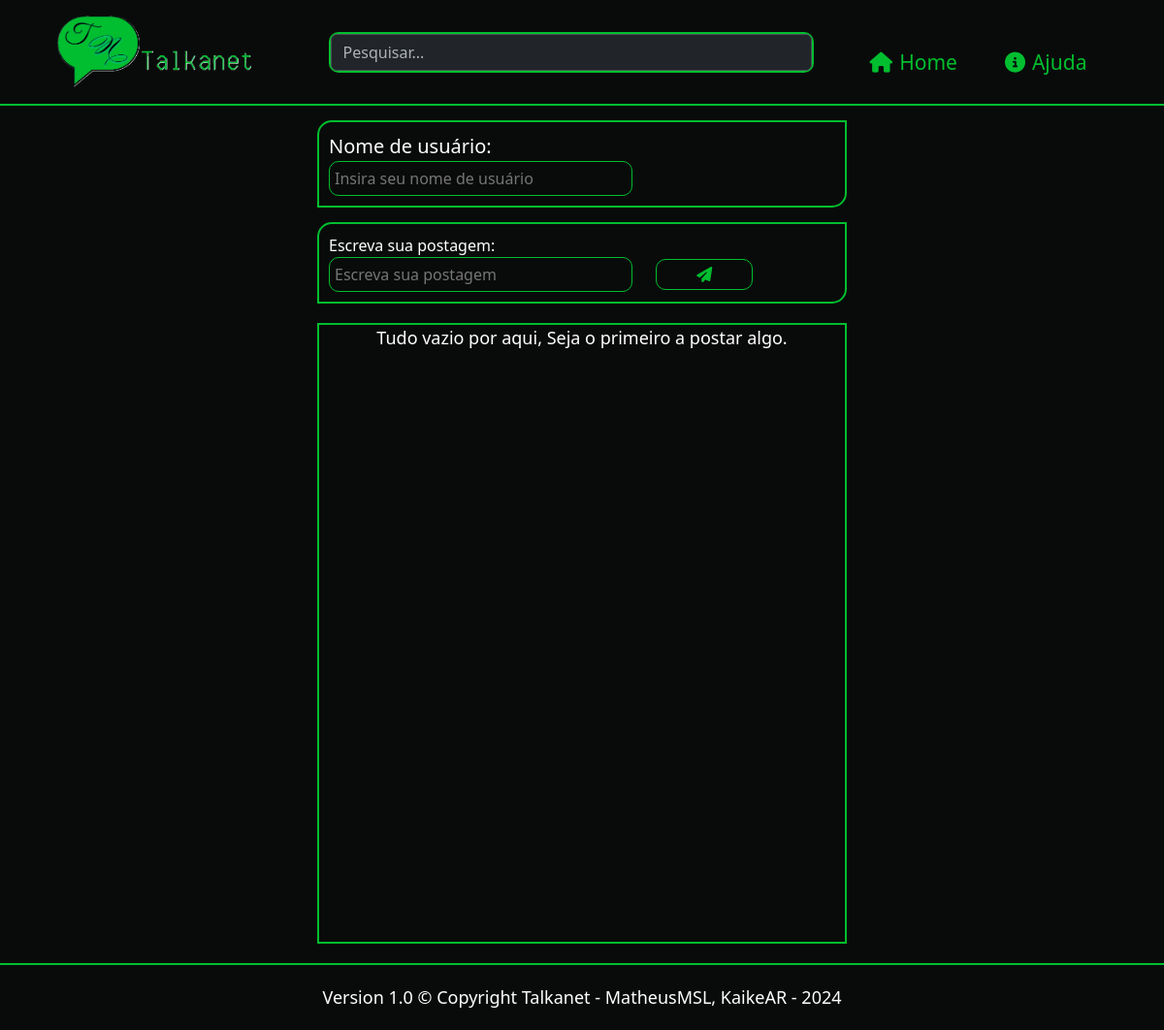
Before: / with the older database file.
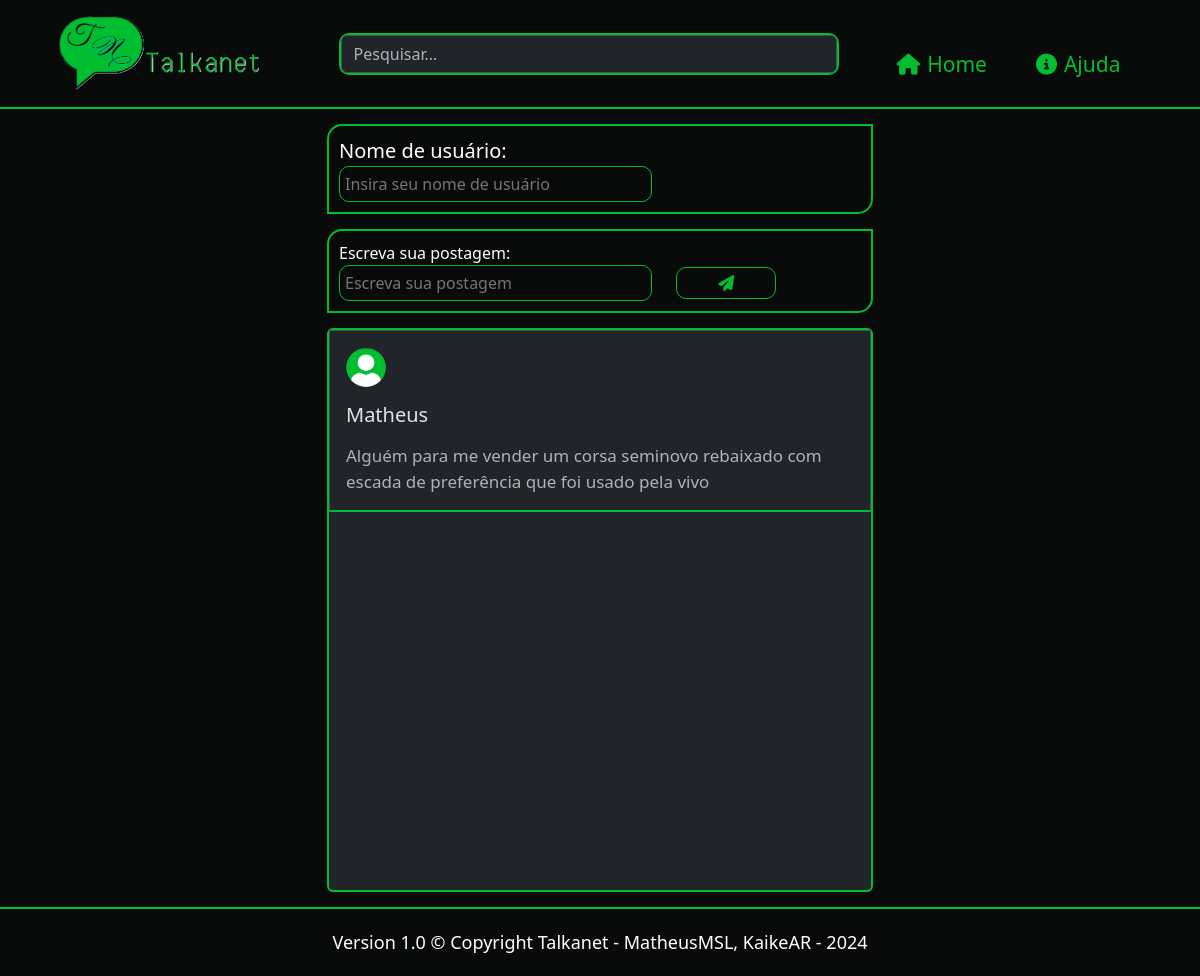
After: the same page with the newer database file.
### tables this page shows
CREATE TABLE `post` (
  `id` int(10) UNSIGNED NOT NULL,
  `username` varchar(50) DEFAULT NULL,
  `content` varchar(500) DEFAULT NULL
);

### config/process.php (called while the page is built, shortened)
<?php
    include_once("connection.php");
    include_once("url.php");
    $data = $_POST;
    if (!empty($data)) {
        if ($data["type"] === "create") {
            $uname = $data["username"];
            $content = $data["content"];
            $query = "INSERT INTO post (username, content) VALUES (:username, :content)";
            $stmt = $conn->prepare($query);
            $stmt->bindParam(":username", $uname);
            $stmt->bindParam(":content", $content);
            try {
                $stmt->execute();
                $_SESSION["msg"] = "Postagem adicionada!";
            } catch(PDOException $e) {
                $error = $e->getMessage();
                echo "Erro: $error";
            }
            header("location:" . $BASE_URL . "../index.php");
        } elseif ($data["type"] === "comment") {
            $post_id = $data["post_id"];
            $uname = $data["username"];
            $comment = $data["comment"];
            $query = "INSERT INTO comments (post_id, username, comment) VALUES (:post_id, :username, :comment)";
            $stmt = $conn->prepare($query);
            $stmt->bindParam(":post_id", $post_id);
            $stmt->bindParam(":username", $uname);
            $stmt->bindParam(":comment", $comment);
            try {
                $stmt->execute();
                $_SESSION["msg"] = "Comentário adicionado!";
            } catch(PDOException $e) {
                $error = $e->getMessage();
                echo "Erro: $error";
            }
            header("location:" . $BASE_URL . "../full-post.php?id=" . $post_id);
        }
    } else {
        if (!empty($id)) {
            $query = "SELECT * FROM post WHERE id = :id";
            $stmt = $conn->prepare($query);
            $stmt->bindParam(":id", $id);
            $stmt->execute();
            $post = $stmt->fetch();
        } else {
            $query = "SELECT * FROM post";
            $stmt = $conn->prepare($query);
            $stmt->execute();
            $posts = $stmt->fetchAll();
        }
    }
?>

### config/url.php (called while the page is built)
<?php
    $BASE_URL = "http://" . $_SERVER['SERVER_NAME'] . dirname($_SERVER["REQUEST_URI"]. '?') . '/';
?>

### index.php (the view, shortened to what this page needs)
<?php
    include_once("templates/header.php");
?>
    <main>
        <?php if(count($posts) > 0): ?>
            <div class="send-post-container">
            <form id="send-post" action="<?php $BASE_URL ?>config/process.php" method="POST">
                <div class="send-section">
                    <label for="uname" class="send-label" id="user-label">Nome de usuário:</label>
                    <input class="send-box" id="uname" name="username" placeholder="Insira seu nome de usuário" required autocomplete="username">
                </div>
                <div class="send-section">
                    <label for="ctnt" class="send-label">Escreva sua postagem:</label>
                    <input class="send-box" id="ctnt" name="content" placeholder="Escreva sua postagem" required autocomplete="off">
                    <button type="submit" id="send-submit"><i class="fa-solid fa-paper-plane"></i></button>
                </div>
            </form>
        </div>
            <div class="d-flex flex-column flex-md-row gap-4 align-items-center justify-content-center">
                <div class="list-group">
                    <div id="posts-container">
                        <?php foreach ($posts as $post): ?>
                            <a href="<?= $BASE_URL ?>full-post.php?id=<?= $post["id"] ?>" class="list-group-item list-group-item-action d-flex gap-3 py-3">
                                <img src="<?= $BASE_URL ?>img/profile.png" alt="Perfil" class="rounded-circle flex-shrink-0" id="profile-icon">
                                <h6 class="mb-0" id="post-uname"><?= $post["username"] ?></h6>
                                <p class="mb-0 opacity-75" id="post-content"><?= $post["content"] ?></p>
                            </a>
                        <?php endforeach; ?>
                    </div>
                </div>
            </div>
        <?php else: ?>
            <div class="send-post-container">
                <form id="send-post" action="<?php $BASE_URL ?>config/process.php" method="POST">
                    <div class="send-section">
                        <label for="uname" class="send-label" id="user-label">Nome de usuário:</label>
                        <input class="send-box" id="uname" name="username" placeholder="Insira seu nome de usuário" required autocomplete="username">
                    </div>
                    <div class="send-section">
                        <label for="ctnt" class="send-label">Escreva sua postagem:</label>
                        <input class="send-box" id="ctnt" name="content" placeholder="Escreva sua postagem" required autocomplete="off">
                        <button type="submit" id="send-submit"><i class="fa-solid fa-paper-plane"></i></button>
                    </div>
                </form>
            </div>
            <div class="empty-list-container">
                <p id="empty-list-text">Tudo vazio por aqui, Seja o primeiro a postar algo.</p>
            </div>
        <?php endif; ?>
    </main>
<?php
    include_once("templates/footer.php");
?>

### templates/header.php (shortened to what this page needs)
<?php
	include_once("config/url.php");
	include_once("config/process.php");
?>
<!DOCTYPE html>
<html lang="pt-BR" data-bs-theme="dark">
	<head>
        <link rel="stylesheet" href="css/reset.css">
		<link rel="stylesheet" href="css/style.css">
        <link href="https://cdn.jsdelivr.net/npm/bootstrap@5.3.3/dist/css/bootstrap.min.css" rel="stylesheet">
        <link rel="stylesheet" href="https://cdnjs.cloudflare.com/ajax/libs/font-awesome/6.7.1/css/all.min.css" />
	</head>
	<body>
		<section class="page-control">
			<section class="header-wrapper">
				<header class="d-flex flex-wrap justify-content-center py-3" id="header">
					<div class="logo">
						<a href="index.php" class="d-flex align-items-center mb-3 mb-md-0 me-md-auto link-body-emphasis text-decoration-none">
							<img src="img/Talka.png" width="200px"></img>
						</a>
					</div>
					<div class="search-container">
						<form class="w-100 me-4" role="search">
							<input type="search" class="form-control"  id="search-input" name="search" placeholder="Pesquisar..." aria-label="Search">
						</form>
					</div>
					<ul class="nav nav-pills" id="navbar">
						<li class="nav-item"><a href="index.php" class="nav-link"><span class="text"><i class="fa-solid fa-house"></i>Home</span></a></li>
						<li class="nav-item"><a href="help.php" class="nav-link"><span class="text"><i class="fa-solid fa-circle-info"></i>Ajuda</span></a></li>
					</ul>
				</header>
			</section>

### templates/footer.php
<div class="footer-container">
    <footer id="footer">
        <div class="container">
            <span id="footer-content">Version 1.0 &copy; Copyright Talkanet - MatheusMSL, KaikeAR - 2024</span>
        </div>
    </footer>
</div>
</section>
</body>
</html>

### css/style.css (style rules this page uses)
.page-control { min-height: 100vh; margin: 0; background-color: rgb(9, 11, 10); }
.header-wrapper { width: 100%; }
#header { min-height: 50px; border-bottom: 2px solid rgb(0, 190, 47); background-color: rgb(9, 11, 10); font-size: 21px; }
.logo { width: 250px; }
.search-container { margin: auto 30px; border: 2px solid rgb(0, 190, 47); border-radius: 10px; width: 500px; }
#navbar a { color: rgb(0, 190, 47); }
.nav-item { height: 30px; margin: auto 5px; }
#navbar i { margin: 7px; }
.text { padding-bottom: 5px; }
main { width: 65%; max-height: max-content; margin: 0 auto 15px auto; }
.send-post-container { margin: 0 auto; width: 70%; color: #FFFFFF; }
.send-section { border: 2px solid rgb(0, 190, 47); border-top-left-radius: 15px; border-bottom-right-radius: 15px; margin: 15px auto; width: 100%; padding: 10px; }
.send-section #user-label { font-size: 20px; }
.send-label { margin-right: 20px; }
.send-box { width: 60%; padding: 5px; background-color: rgb(9, 11, 10); border: 1px solid rgb(0, 190, 47); border-radius: 10px; margin-right: 20px; }
#send-submit { background: none; color: rgb(0, 190, 47); border: 1px solid rgb(0, 190, 47); border-radius: 10px; width: 100px; padding: 3px; }
.list-group { width: 70%; height: max-content; background-color: rgb(33, 37, 41); border: 2px solid rgb(0, 190, 47); font-size: 18px; }
#posts-container { min-height: 70vh; }
#posts-container a { flex-direction: column; border-bottom: 2px solid rgb(0, 190, 47); }
#profile-icon { width: 40px; height: 40px; }
#post-uname { font-size: 20px; align-self: stretch; }
#post-content { font-size: 17px; }
.footer-container { width: 100%; }
footer { min-height: 50px; font-size: 18px; padding: 20px; text-align: center; border-top: 2px solid rgb(0, 190, 47); color: #FFFFFF; }
.empty-list-container { margin: 20px auto; min-height: 80vh; width: 70%; height: max-content; background-color: rgb(9, 11, 10); border: 2px solid rgb(0, 190, 47); font-size: 18px; }
#empty-list-text { font-size: 18px; text-align: center; color: #FFFFFF; }

Changed rows visible on the page:
added post: username "Matheus", content "Alguém para me vender um corsa seminovo rebaixado com escada de preferência que foi usado pela vivo"
Other visible differences:
text no longer shown: "Tudo vazio por aqui, Seja o primeiro a postar algo."
